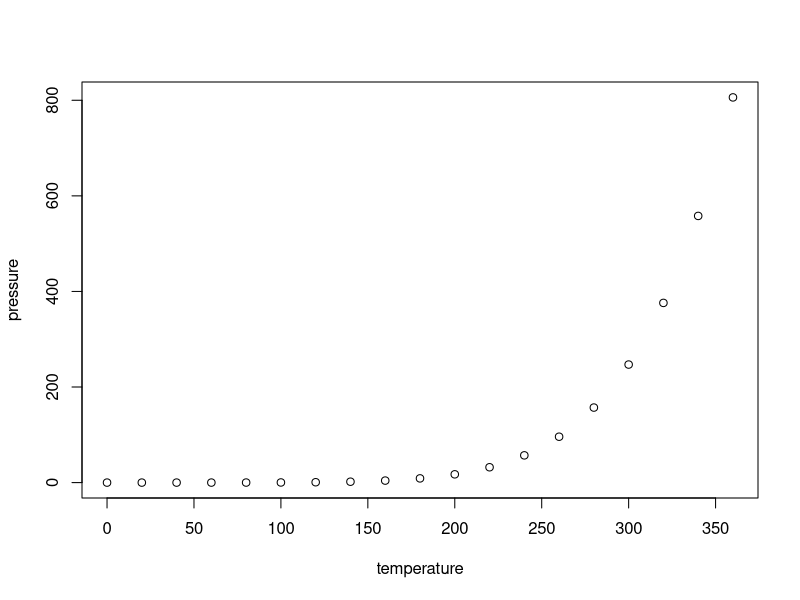
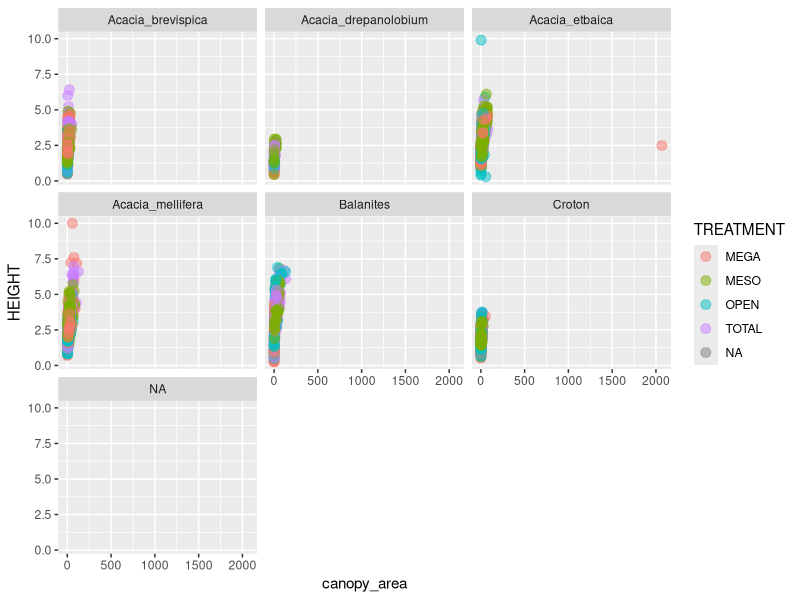
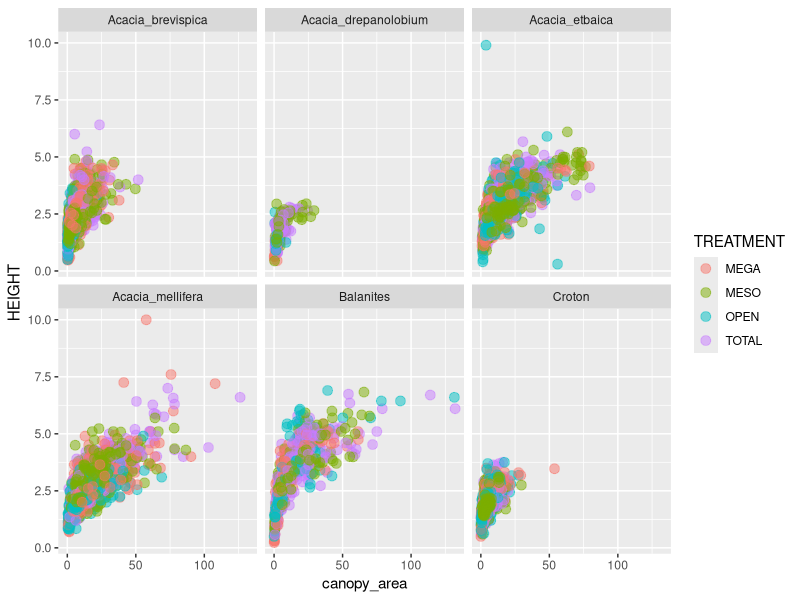

Write R code to recreate these figures, in order.
## ---- chunk 1
knitr::opts_chunk$set(echo = TRUE)
## ---- chunk 2
summary(cars)
## ---- chunk 3
plot(pressure)
## ---- chunk 4
library(readr)
trees <- read_tsv("../data-raw/TREE_SURVEYS.txt",
               col_types = list(HEIGHT = col_double(),
                                AXIS_2 = col_double()))

## ---- chunk 5
trees$canopy_area <- trees$AXIS_1 * trees$AXIS_2
## ---- chunk 6
subset(trees, select = c(SURVEY, YEAR, SITE, canopy_area))
## ---- chunk 7
library(ggplot2)
ggplot(data = trees, mapping = aes(x = canopy_area, y = HEIGHT, color = TREATMENT)) +
  geom_point(size = 3, alpha = 0.5) +
  facet_wrap(~SPECIES)
## ---- chunk 8
treesmod <- subset(trees, canopy_area <= 400)
## ---- chunk 9
library(ggplot2)
ggplot(data = treesmod, mapping = aes(x = canopy_area, y = HEIGHT, color = TREATMENT)) +
  geom_point(size = 3, alpha = 0.5) +
  facet_wrap(~SPECIES)
